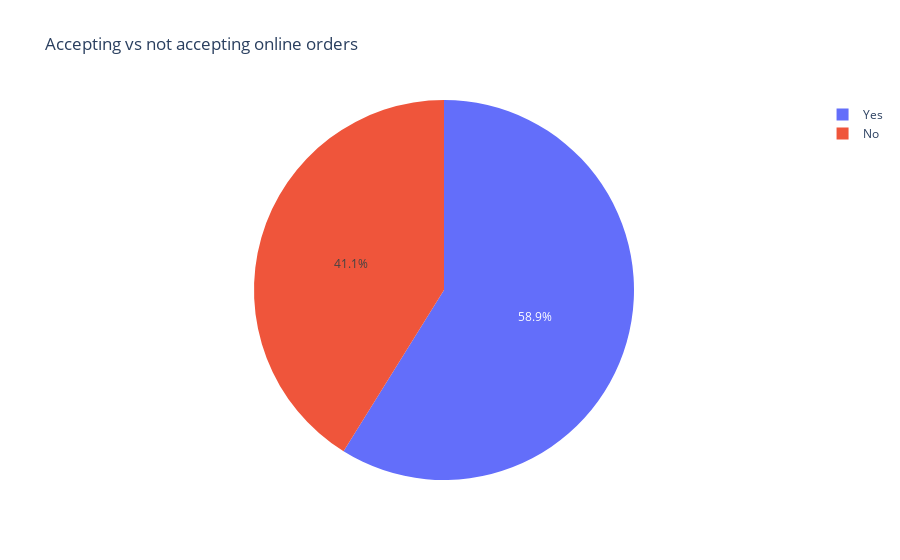

The notebook cell this image was saved under:
### Markdown cell above
# How many of the restuarants do not accept online orders?

### Code cell
# Count values and reset index
ooa_df = df['online_order'].value_counts().reset_index()

# Rename columns
ooa_df.columns = ['online_order', 'count']

# Create pie chart
fig = px.pie(
    ooa_df,
    names='online_order',   # labels
    values='count',         # sizes
    title='Accepting vs not accepting online orders '
)
fig.show()

### Figure 1 — Plotly figure (JSON) as saved in the notebook; plotly's stock layout.template omitted (floating-point values rounded to 4 significant figures)
{"data": [{"domain": {"x": [0, 1], "y": [0, 1]}, "hovertemplate": "online_order=%{label}<br>count=%{value}<extra></extra>", "labels": ["Yes", "No"], "legendgroup": "", "name": "", "showlegend": true, "type": "pie", "values": [30444, 21273]}], "layout": {"legend": {"tracegroupgap": 0}, "title": {"text": "Accepting vs not accepting online orders "}}}
